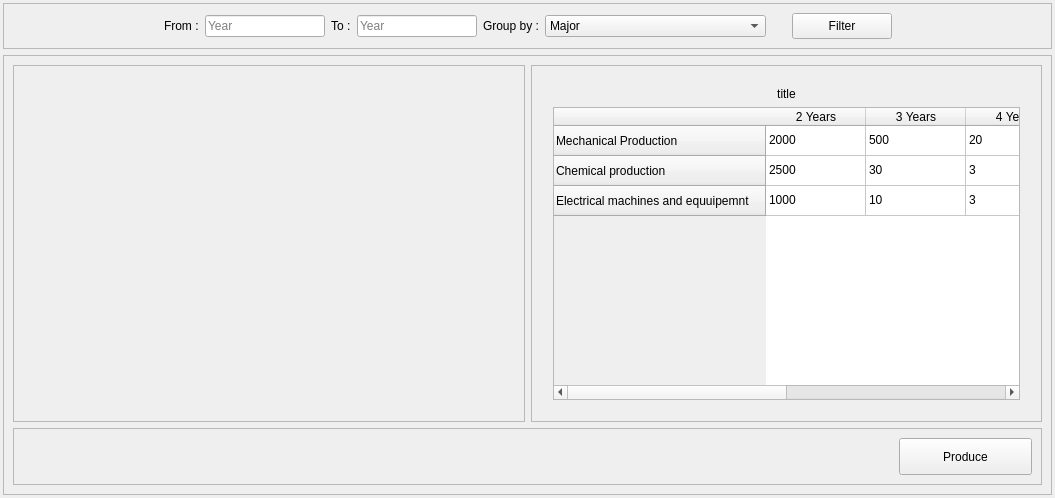
<?xml version="1.0" encoding="UTF-8"?>
<ui version="4.0">
 <class>Form</class>
 <widget class="QWidget" name="Form">
  <property name="geometry">
   <rect>
    <x>0</x>
    <y>0</y>
    <width>1055</width>
    <height>498</height>
   </rect>
  </property>
  <property name="windowTitle">
   <string>Form</string>
  </property>
  <layout class="QVBoxLayout" name="verticalLayout_2">
   <property name="leftMargin">
    <number>3</number>
   </property>
   <property name="topMargin">
    <number>3</number>
   </property>
   <property name="rightMargin">
    <number>3</number>
   </property>
   <property name="bottomMargin">
    <number>3</number>
   </property>
   <item>
    <widget class="QFrame" name="frame">
     <property name="maximumSize">
      <size>
       <width>16777215</width>
       <height>63</height>
      </size>
     </property>
     <property name="frameShape">
      <enum>QFrame::StyledPanel</enum>
     </property>
     <property name="frameShadow">
      <enum>QFrame::Raised</enum>
     </property>
     <layout class="QHBoxLayout" name="horizontalLayout">
      <item>
       <spacer name="horizontalSpacer">
        <property name="orientation">
         <enum>Qt::Horizontal</enum>
        </property>
        <property name="sizeHint" stdset="0">
         <size>
          <width>40</width>
          <height>20</height>
         </size>
        </property>
       </spacer>
      </item>
      <item>
       <widget class="QLabel" name="label_2">
        <property name="maximumSize">
         <size>
          <width>64</width>
          <height>16777215</height>
         </size>
        </property>
        <property name="text">
         <string>From :</string>
        </property>
       </widget>
      </item>
      <item>
       <widget class="QLineEdit" name="from_txt">
        <property name="maximumSize">
         <size>
          <width>120</width>
          <height>16777215</height>
         </size>
        </property>
        <property name="placeholderText">
         <string>Year</string>
        </property>
        <property name="clearButtonEnabled">
         <bool>true</bool>
        </property>
       </widget>
      </item>
      <item>
       <widget class="QLabel" name="label_3">
        <property name="maximumSize">
         <size>
          <width>64</width>
          <height>16777215</height>
         </size>
        </property>
        <property name="text">
         <string>To :</string>
        </property>
       </widget>
      </item>
      <item>
       <widget class="QLineEdit" name="to_txt">
        <property name="maximumSize">
         <size>
          <width>120</width>
          <height>16777215</height>
         </size>
        </property>
        <property name="placeholderText">
         <string>Year</string>
        </property>
        <property name="clearButtonEnabled">
         <bool>true</bool>
        </property>
       </widget>
      </item>
      <item>
       <widget class="QLabel" name="label">
        <property name="maximumSize">
         <size>
          <width>100</width>
          <height>16777215</height>
         </size>
        </property>
        <property name="text">
         <string>Group by :</string>
        </property>
       </widget>
      </item>
      <item>
       <widget class="QComboBox" name="comboBox">
        <property name="minimumSize">
         <size>
          <width>221</width>
          <height>0</height>
         </size>
        </property>
        <property name="maximumSize">
         <size>
          <width>240</width>
          <height>16777215</height>
         </size>
        </property>
        <item>
         <property name="text">
          <string>Major</string>
         </property>
        </item>
        <item>
         <property name="text">
          <string>Department</string>
         </property>
        </item>
        <item>
         <property name="text">
          <string>College</string>
         </property>
        </item>
       </widget>
      </item>
      <item>
       <widget class="QPushButton" name="pushButton_2">
        <property name="minimumSize">
         <size>
          <width>120</width>
          <height>26</height>
         </size>
        </property>
        <property name="styleSheet">
         <string notr="true">margin-left:20px;</string>
        </property>
        <property name="text">
         <string>Filter</string>
        </property>
       </widget>
      </item>
      <item>
       <spacer name="horizontalSpacer_2">
        <property name="orientation">
         <enum>Qt::Horizontal</enum>
        </property>
        <property name="sizeHint" stdset="0">
         <size>
          <width>40</width>
          <height>20</height>
         </size>
        </property>
       </spacer>
      </item>
     </layout>
    </widget>
   </item>
   <item>
    <widget class="QFrame" name="frame_2">
     <property name="frameShape">
      <enum>QFrame::StyledPanel</enum>
     </property>
     <property name="frameShadow">
      <enum>QFrame::Raised</enum>
     </property>
     <layout class="QVBoxLayout" name="verticalLayout">
      <item>
       <layout class="QHBoxLayout" name="horizontalLayout_2" stretch="1,1">
        <item>
         <widget class="QFrame" name="frame_5">
          <property name="frameShape">
           <enum>QFrame::StyledPanel</enum>
          </property>
          <property name="frameShadow">
           <enum>QFrame::Raised</enum>
          </property>
          <layout class="QVBoxLayout" name="verticalLayout_7">
           <item>
            <layout class="QVBoxLayout" name="graph_layout"/>
           </item>
          </layout>
         </widget>
        </item>
        <item>
         <widget class="QFrame" name="frame_3">
          <property name="frameShape">
           <enum>QFrame::StyledPanel</enum>
          </property>
          <property name="frameShadow">
           <enum>QFrame::Raised</enum>
          </property>
          <layout class="QVBoxLayout" name="verticalLayout_5">
           <property name="leftMargin">
            <number>21</number>
           </property>
           <property name="topMargin">
            <number>21</number>
           </property>
           <property name="rightMargin">
            <number>21</number>
           </property>
           <property name="bottomMargin">
            <number>21</number>
           </property>
           <item>
            <widget class="QLabel" name="table_title">
             <property name="text">
              <string>title</string>
             </property>
             <property name="alignment">
              <set>Qt::AlignCenter</set>
             </property>
            </widget>
           </item>
           <item>
            <layout class="QVBoxLayout" name="verticalLayout_4">
             <item>
              <widget class="QTableWidget" name="table">
               <row>
                <property name="text">
                 <string>Mechanical Production</string>
                </property>
               </row>
               <row>
                <property name="text">
                 <string>Chemical production</string>
                </property>
               </row>
               <row>
                <property name="text">
                 <string>Electrical machines and equuipemnt</string>
                </property>
               </row>
               <column>
                <property name="text">
                 <string>2 Years</string>
                </property>
               </column>
               <column>
                <property name="text">
                 <string>3 Years</string>
                </property>
               </column>
               <column>
                <property name="text">
                 <string>4 Years</string>
                </property>
               </column>
               <column>
                <property name="text">
                 <string>5 Years or more</string>
                </property>
               </column>
               <item row="0" column="0">
                <property name="text">
                 <string>2000</string>
                </property>
               </item>
               <item row="0" column="1">
                <property name="text">
                 <string>500</string>
                </property>
               </item>
               <item row="0" column="2">
                <property name="text">
                 <string>20</string>
                </property>
               </item>
               <item row="0" column="3">
                <property name="text">
                 <string>10</string>
                </property>
               </item>
               <item row="1" column="0">
                <property name="text">
                 <string>2500</string>
                </property>
               </item>
               <item row="1" column="1">
                <property name="text">
                 <string>30</string>
                </property>
               </item>
               <item row="1" column="2">
                <property name="text">
                 <string>3</string>
                </property>
               </item>
               <item row="1" column="3">
                <property name="text">
                 <string>6</string>
                </property>
               </item>
               <item row="2" column="0">
                <property name="text">
                 <string>1000</string>
                </property>
               </item>
               <item row="2" column="1">
                <property name="text">
                 <string>10</string>
                </property>
               </item>
               <item row="2" column="2">
                <property name="text">
                 <string>3</string>
                </property>
               </item>
               <item row="2" column="3">
                <property name="text">
                 <string>0</string>
                </property>
               </item>
              </widget>
             </item>
            </layout>
           </item>
          </layout>
         </widget>
        </item>
       </layout>
      </item>
      <item>
       <widget class="QFrame" name="frame_4">
        <property name="minimumSize">
         <size>
          <width>0</width>
          <height>47</height>
         </size>
        </property>
        <property name="frameShape">
         <enum>QFrame::StyledPanel</enum>
        </property>
        <property name="frameShadow">
         <enum>QFrame::Raised</enum>
        </property>
        <layout class="QHBoxLayout" name="horizontalLayout_4">
         <item>
          <layout class="QHBoxLayout" name="horizontalLayout_3">
           <item>
            <spacer name="horizontalSpacer_3">
             <property name="orientation">
              <enum>Qt::Horizontal</enum>
             </property>
             <property name="sizeHint" stdset="0">
              <size>
               <width>40</width>
               <height>20</height>
              </size>
             </property>
            </spacer>
           </item>
           <item>
            <widget class="QPushButton" name="pushButton">
             <property name="minimumSize">
              <size>
               <width>133</width>
               <height>37</height>
              </size>
             </property>
             <property name="text">
              <string>Produce</string>
             </property>
            </widget>
           </item>
          </layout>
         </item>
        </layout>
       </widget>
      </item>
     </layout>
    </widget>
   </item>
  </layout>
 </widget>
 <resources/>
 <connections/>
</ui>
